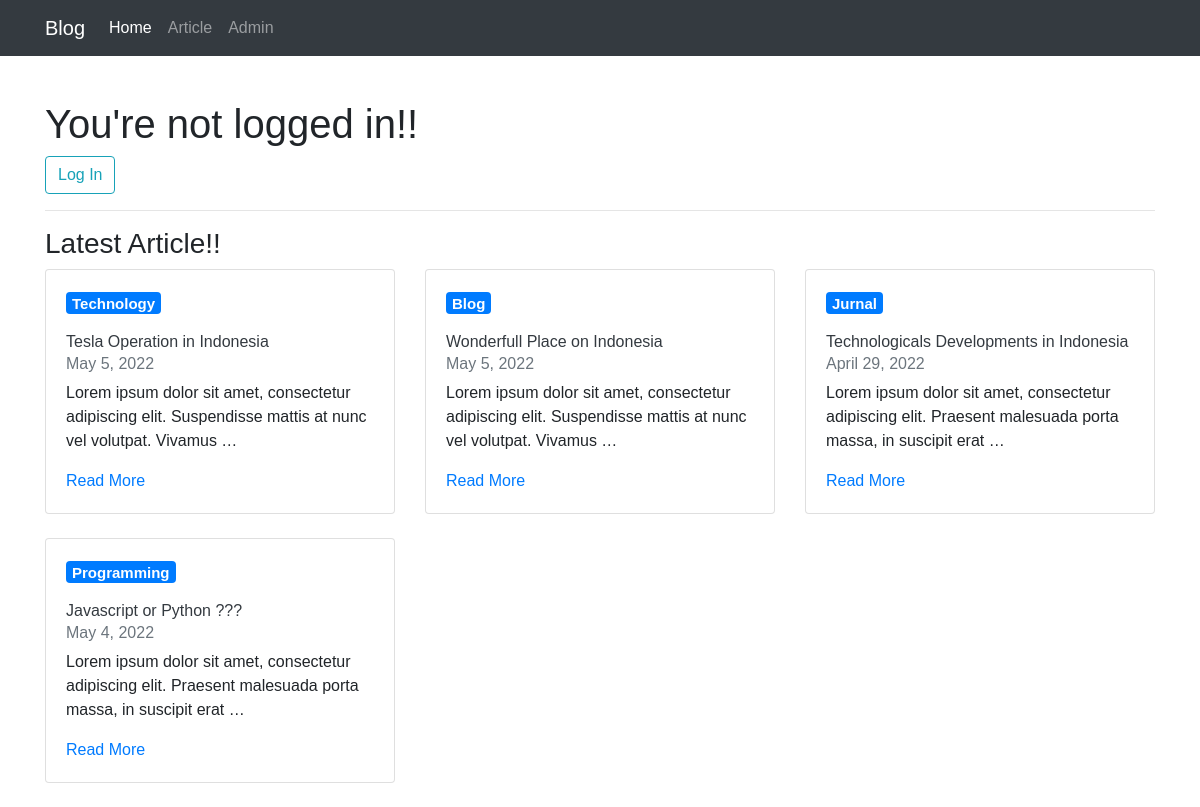
The page / on the database its author committed.
### article/models.py (models this page shows, shortened)
class Article(models.Model):
    LIST_CATEGORY=(
        ('blog','Blog'),
        ('jurnal', 'Jurnal'),
        ('technology', 'Technology'),
        ('programming', 'Programming')
    )
    author = models.ForeignKey(User, on_delete=models.CASCADE, default=None)
    title = models.CharField(max_length=100, validators=[validate_title, validate_is_profane])
    content = models.TextField(validators=[validate_is_profane])
    category = models.CharField(max_length=50, default='blog', choices=LIST_CATEGORY)
    created = models.DateTimeField(auto_now_add=True)
    updated = models.DateTimeField(auto_now=True)
    is_published = models.BooleanField(default=False)
    published = models.DateTimeField(null=True)
    slug = models.SlugField(blank=True, editable=False)
    class Meta:
        permissions = (
            ('publish_article', 'Can publish article'),
        )

### blog/views.py (the view)
# urls.py: path('', BlogView.as_view(), name='index'),
class BlogView(TemplateView, ArticleEachCategory):
    template_name = 'index.html'
    def get_context_data(self, **kwargs) :
        articles = self.get_latest_article_each_category()
        context = {
            'latest_articles' : articles
        }
        return context

### article/views.py (called while the page is built)
    def get_latest_article_each_category(self):
        categories = self.model.objects.values_list('category', flat=True).distinct()
        querysets = []
        for category in categories :
            article = self.model.objects.filter(category = category).latest('published')
            querysets.append(article)
        return querysets

### templates/index.html (shortened to what this page needs)
{% extends 'base.html' %}
{% block contents %}
    {% if user.is_authenticated %}
        <h1>Hi, {{user.username}}</h1>
    {% else %}
        <h1>You're not logged in!!</h1>
        <a class="btn btn-outline-info" href="{% url 'login' %}">Log In</a>
    {% endif %}
    <hr>
    <h3>Latest Article!!</h3>
    <div class="row">
        {% for article in latest_articles %}
            <div class="col-sm-4 mb-4">
                <div class="card shadow-md">
                    <div class="card-body">
                      <h5 class="card-title text-capitalize mb-4"><a class="badge badge-primary" href="{% url 'article:category' article.category 1%}">{{article.category}}</a></h5>
                      <h6 class="card-subtitle mb-2 text-dark">{{article.title}}</h6>
                      <h6 class="card-subtitle mb-2 text-muted">{{article.published|date}}</h6>
                      <p class="card-text">{{article.content|truncatewords:15}}</p>
                      <a href="{% url 'article:detail' article.slug%}" class="card-link">Read More</a>
                    </div>
                  </div>
            </div>
        {% endfor %}
    </div>
{% endblock contents %}

### static/css/styles.css (style rules this page uses)
body { margin: 0; padding: 0; font-family: Arial, Helvetica, sans-serif; }

### rows shown on the page
Article: category "Technology", title "Tesla Operation in Indonesia", published "May 5, 2022", content "Lorem ipsum dolor sit amet, consectetur adipiscing elit. Suspendisse mattis at nunc vel volutpat. Vivamus …"
Article: category "Blog", title "Wonderfull Place on Indonesia", published "May 5, 2022", content "Lorem ipsum dolor sit amet, consectetur adipiscing elit. Suspendisse mattis at nunc vel volutpat. Vivamus …"
Article: category "Jurnal", title "Technologicals Developments in Indonesia", published "April 29, 2022", content "Lorem ipsum dolor sit amet, consectetur adipiscing elit. Praesent malesuada porta massa, in suscipit erat …"
Article: category "Programming", title "Javascript or Python ???", published "May 4, 2022", content "Lorem ipsum dolor sit amet, consectetur adipiscing elit. Praesent malesuada porta massa, in suscipit erat …"
